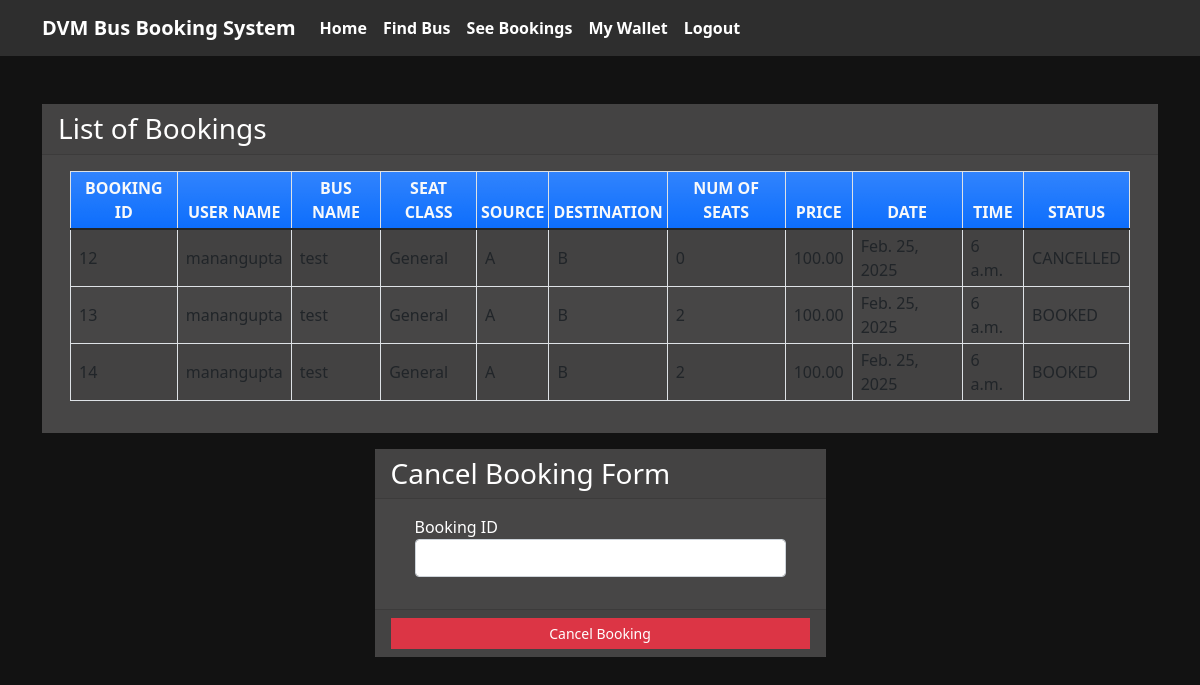
Before: /seebookings (signed in) with the older database file.
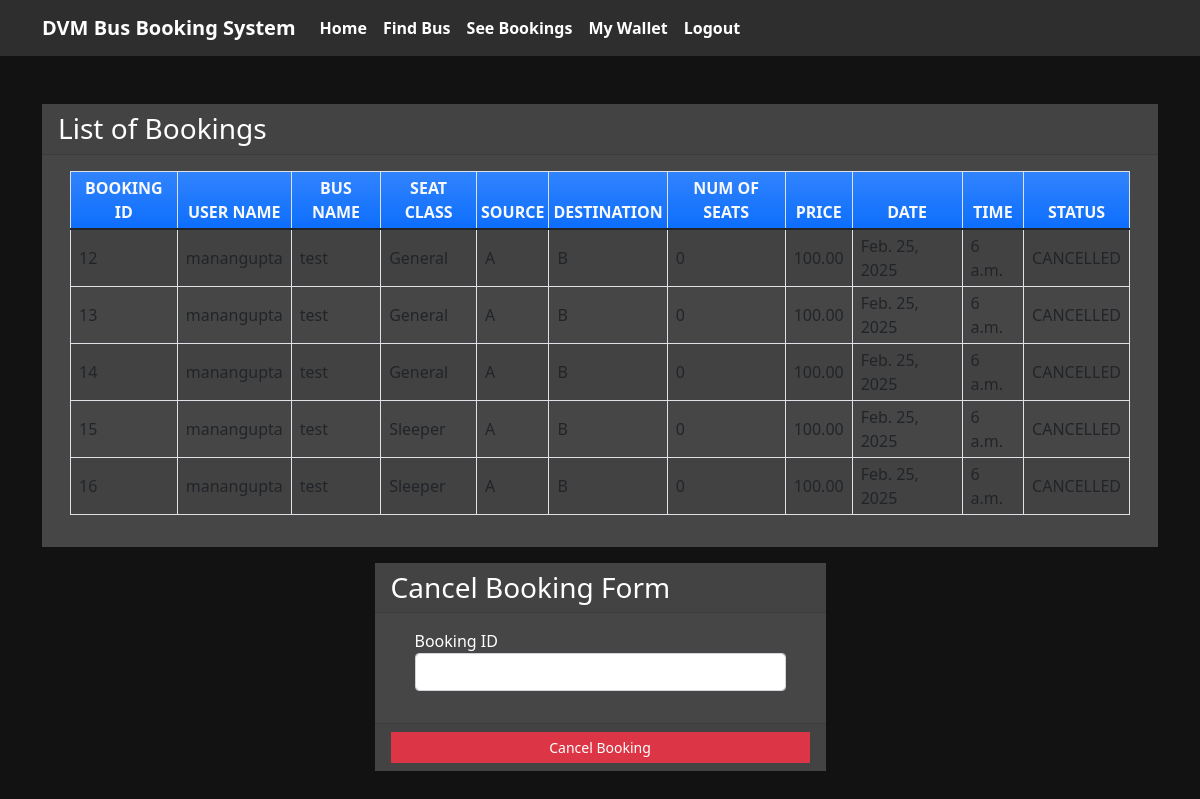
After: the same page with the newer database file.
### myapp/models.py (models this page shows)
class Book(models.Model):
    BOOKED = 'B'
    CANCELLED = 'C'
    TICKET_STATUSES = ((BOOKED, 'Booked'),
                       (CANCELLED, 'Cancelled'),)
    SEAT_CLASS_CHOICES = [
        ('GEN', 'General'),
        ('SLP', 'Sleeper'),
        ('LUX', 'Luxury'),
    ]
    email = models.EmailField()
    name = models.CharField(max_length=30)
    userid = models.DecimalField(decimal_places=0, max_digits=2)
    busid = models.DecimalField(decimal_places=0, max_digits=2)
    bus_name = models.CharField(max_length=30)
    source = models.CharField(max_length=30)
    dest = models.CharField(max_length=30)
    seat_class = models.CharField(max_length=3, choices=SEAT_CLASS_CHOICES, default='GEN')
    nos = models.DecimalField(decimal_places=0, max_digits=2)
    price = models.DecimalField(decimal_places=2, max_digits=6)
    date = models.DateField()
    time = models.TimeField()
    status = models.CharField(choices=TICKET_STATUSES, default=BOOKED, max_length=2)

### myapp/views.py (the view)
# urls.py: path('seebookings', views.seebookings, name="seebookings"),
@login_required(login_url='signin')
def seebookings(request,new={}):
    context = {}
    id_r = request.user.id
    book_list = Book.objects.filter(userid=id_r)
    if book_list:
        return render(request, 'myapp/booklist.html', locals())
    else:
        context["error"] = "Sorry no buses booked"
        return render(request, 'myapp/findbus.html', context)

### myapp/templates/myapp/booklist.html (shortened to what this page needs)
{% extends 'myapp/base.html' %}
{% block content %}
<div class="container my-5">
    <div class="card rounded-0">
        <div class="card-header">
            <div class="card-title h3 mb-0">List of Bookings</div>
        </div>
        <div class="card-body">
            <div class="container-fluid">
                <table class="table table-bordered table-striped">
                    <thead>
                        <tr class="bg-gradient bg-primary text-light">
                            <th class="p-1 text-center">BOOKING ID</th>
                            <th class="p-1 text-center">USER NAME</th>
                            <th class="p-1 text-center">BUS NAME</th>
                            <th class="p-1 text-center">SEAT CLASS</th>
                            <th class="p-1 text-center">SOURCE</th>
                            <th class="p-1 text-center">DESTINATION</th>
                            <th class="p-1 text-center">NUM OF SEATS</th>
                            <th class="p-1 text-center">PRICE</th>
                            <th class="p-1 text-center">DATE</th>
                            <th class="p-1 text-center">TIME</th>
                            <th class="p-1 text-center">STATUS</th>
                        </tr>
                    </thead>
                    {% for row in book_list %}
                    <tr>
                        <td class="px-2 py-1 align-middle">{{row.id}}</td>
                        <td class="px-2 py-1 align-middle">{{row.name}}</td>
                        <td class="px-2 py-1 align-middle">{{row.bus_name}}</td>
                        <td class="px-2 py-1 align-middle">{{row.get_seat_class_display}}</td>
                        <td class="px-2 py-1 align-middle">{{row.source}}</td>
                        <td class="px-2 py-1 align-middle">{{row.dest}}</td>
                        <td class="px-2 py-1 align-middle">{{row.nos}}</td>
                        <td class="px-2 py-1 align-middle">{{row.price}}</td>
                        <td class="px-2 py-1 align-middle">{{row.date}}</td>
                        <td class="px-2 py-1 align-middle">{{row.time}}</td>
                        <td class="px-2 py-1 align-middle">{{row.status}}</td>
                    </tr>
                    {% endfor %}
                </table>
            </div>
        </div>
    </div>
    <div class="row mt-3 justify-content-center">
        <div class="col-lg-5 col-md-7 col-sm-10 col-xs-12">
            <div class="card rounded-0">
                <div class="card-header">
                    <div class="card-title h3 mb-0">Cancel Booking Form</div>
                </div>
                <div class="card-body">
                    <div class="container-fluid">
                        <form action="{% url 'cancellings' %}" method="post" id="cancel-form">
                            <div class="mb-3">
                                <label for="bus_id" class="control-label">Booking ID</label>
                                <input name='bus_id' class="form-control" type="number" id="bus_id">
                            </div>
                        </form>
                    </div>
                </div>
                <div class="card-footer text-center">
                    <button class="btn btn-sm rounded-0 btn-danger w-100" form="cancel-form">Cancel Booking</button>
                </div>
            </div>
        </div>
    </div>
</div>
{% endblock %}

### myapp/templates/myapp/base.html (shortened to what this page needs)
<!doctype html>
<html lang="en">
<head>
    <link rel="stylesheet" href="https://cdn.jsdelivr.net/npm/bootstrap@5.1.3/dist/css/bootstrap.min.css">
    <link rel="stylesheet" href="https://cdnjs.cloudflare.com/ajax/libs/font-awesome/5.15.4/css/all.min.css">
</head>
<body>
<nav class="navbar navbar-expand-lg navbar-light">
    <div class="container">
        <a class="navbar-brand" href="#">DVM Bus Booking System</a>
        <div class="collapse navbar-collapse" id="navbarNavAltMarkup">
            <div class="navbar-nav">
                <a class="nav-item nav-link active" href="{% url 'home' %}">Home</a>
                <a class="nav-item nav-link" href="{% url 'findbus' %}">Find Bus</a>
                <a class="nav-item nav-link" href="{% url 'seebookings' %}">See Bookings</a>
                {% if request.user.is_active %}
                <a class="nav-item nav-link" href="{% url 'wallet_view' %}">My Wallet</a>
                <a class="nav-item nav-link" href="{% url 'signout' %}">Logout</a>
                {% else %}
                <a class="nav-item nav-link" href="{% url 'signup' %}">Registration</a>
                {% endif %}
            </div>
        </div>
    </div>
</nav>
{% block content %}
{% endblock %}
</body>
</html>

### myapp/templates/myapp/base.html (style rules this page uses)
body { background-color: #121212; color: #ffffff; }
.navbar { background-color: #2e2e2e; }
.navbar-brand, .nav-link { color: #ffffff !important; font-weight: bold; }
.card { background-color: #474646; border: none; }

Changed rows visible on the page:
changed Book id 13: nos "2" → "0"; status "BOOKED" → "CANCELLED"
changed Book id 14: nos "2" → "0"; status "BOOKED" → "CANCELLED"
added Book: id "15", name "manangupta", bus_name "test", seat_class "Sleeper", source "A", dest "B", nos "0", price "100.00", date "Feb. 25, 2025", time "6 a.m.", status "CANCELLED"
added Book: id "16", name "manangupta", bus_name "test", seat_class "Sleeper", source "A", dest "B", nos "0", price "100.00", date "Feb. 25, 2025", time "6 a.m.", status "CANCELLED"
